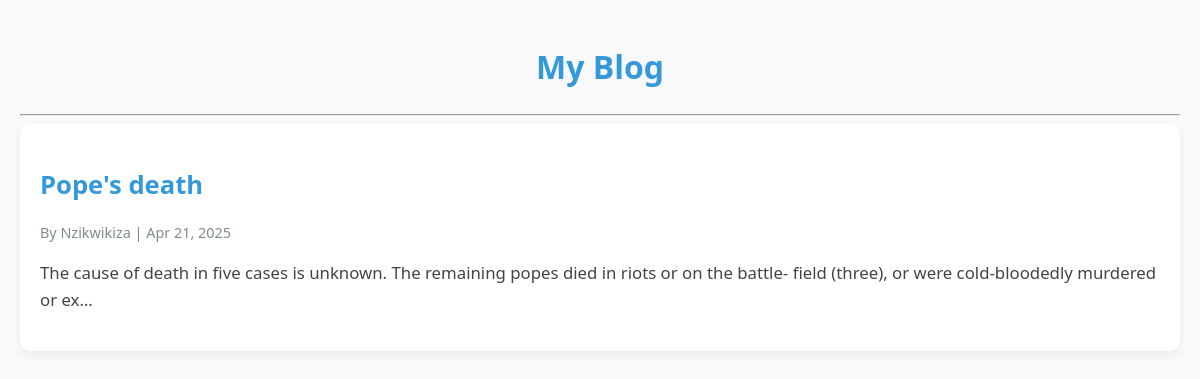
The page / on the database its author committed.
### blog/models.py (models this page shows, shortened)
class Post(models.Model):
    author = models.ForeignKey(User, on_delete=models.CASCADE, related_name='posts')
    title = models.CharField(max_length=200)
    content = models.TextField()
    created_at = models.DateTimeField(auto_now_add=True)

### blog/views.py (the view)
# urls.py: path('', views.post_list, name='post_list'),
def post_list(request):
    posts = Post.objects.select_related('author').prefetch_related('comments')
    return render(request, 'blog/post_list.html', {'posts': posts})

### blog/templates/blog/post_list.html
{% extends 'blog/base.html' %}
{% block content %}
  {% for post in posts %}
    <div class="post">
      <h2 class="post-title">
        <a href="{% url 'post_detail' post.pk %}">{{ post.title }}</a>
      </h2>
      <p class="post-meta">By {{ post.author.username }} | {{ post.created_at|date:"M d, Y" }}</p>
      <p class="post-content">{{ post.content|truncatechars:150 }}</p>
    </div>
  {% endfor %}
{% endblock %}

### blog/static/blog/style.css (style rules this page uses)
body { font-family: 'Segoe UI', sans-serif; background-color: #f9f9fb; margin: 0; padding: 20px; color: #333; line-height: 1.6; }
a { color: #3498db; text-decoration: none; }
.post { background: #fff; border-radius: 10px; padding: 20px; margin-bottom: 25px; box-shadow: 0 4px 10px rgba(0,0,0,0.06); transition: transform 0.2s; }
.post-title { font-size: 1.6em; margin-bottom: 10px; color: #2d3436; }
.post-meta { font-size: 0.9em; color: #7f8c8d; margin-bottom: 10px; }
.post-content { font-size: 1.05em; color: #444; }

### rows shown on the page
Post: title "Pope's death", author.username "Nzikwikiza", created_at "Apr 21, 2025", content "The cause of death in five cases is unknown. The remaining popes died in riots or on the battle- field (three), or were cold-bloodedly murdered or ex…"
